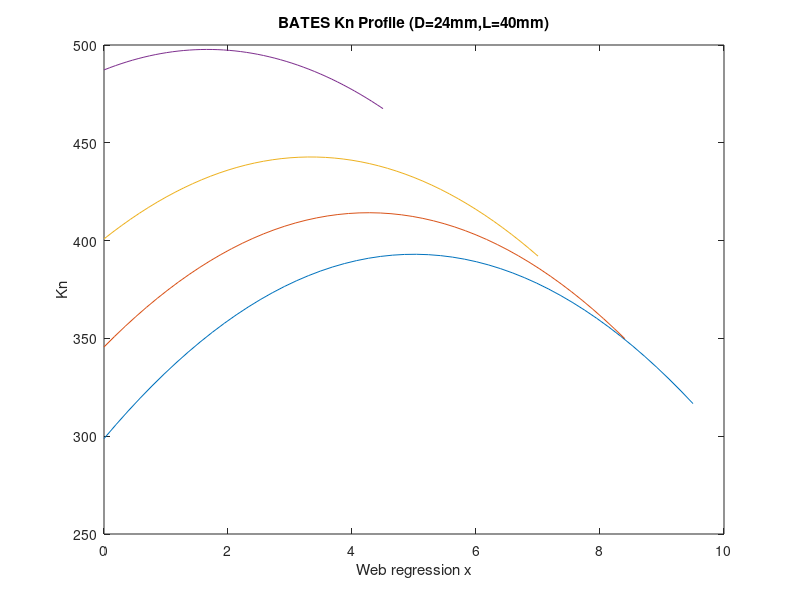

Write MATLAB code to recreate this figure. (Note: this script raises an error after producing the figure.)
clear; close all;

d0s=[5,7.2,10,15]
for d0=d0s

% for BATES (Ballistic Test and Evaluation System) grain
N=1; % number of grain
D = 24; % [mm] initial grain outer diameter
% d0 = 7.2; % [mm] initial grain inner diameter
L0 = 40; % [mm] initial grain length
d = @(x) d0 + 2*x;
L = @(x) L0 - 2*x;
Ab = @(x) N*(1/2*pi*(D^2-d(x)^2)+pi*L(x)*d(x));

At = 5; % [mm]

Kn =@(x) Ab(x)/At;

Kns=[];
xs=[];
xmax=1/2*(D-d0)
Ndiv=50;
for x=linspace(0,xmax,Ndiv)
    xs(end+1)=x;
    Kns(end+1)=Kn(x);
end

plot(xs,Kns);
hold on;
end

title('BATES Kn Profile (D=24mm,L=40mm)');
xlabel('Web regression x');
ylabel('Kn');
legend(arrayfun(@(x) 'd0='+x+'[mm]', string(d0s)));
big;

Lopt = 1/2*(3*D+d0)


